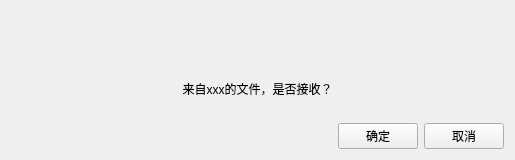
<?xml version="1.0" encoding="UTF-8"?>
<ui version="4.0">
 <class>ReceiveFile</class>
 <widget class="BasicWindow" name="ReceiveFile">
  <property name="geometry">
   <rect>
    <x>0</x>
    <y>0</y>
    <width>515</width>
    <height>160</height>
   </rect>
  </property>
  <property name="windowTitle">
   <string>ReceiveFile</string>
  </property>
  <layout class="QVBoxLayout" name="verticalLayout_2">
   <property name="spacing">
    <number>0</number>
   </property>
   <property name="leftMargin">
    <number>0</number>
   </property>
   <property name="topMargin">
    <number>0</number>
   </property>
   <property name="rightMargin">
    <number>0</number>
   </property>
   <property name="bottomMargin">
    <number>0</number>
   </property>
   <item>
    <widget class="QWidget" name="titleWidget" native="true">
     <property name="sizePolicy">
      <sizepolicy hsizetype="Preferred" vsizetype="Fixed">
       <horstretch>0</horstretch>
       <verstretch>0</verstretch>
      </sizepolicy>
     </property>
     <property name="minimumSize">
      <size>
       <width>0</width>
       <height>50</height>
      </size>
     </property>
     <property name="maximumSize">
      <size>
       <width>16777215</width>
       <height>50</height>
      </size>
     </property>
    </widget>
   </item>
   <item>
    <widget class="QWidget" name="bodyWidget" native="true">
     <property name="bottomskin" stdset="0">
      <bool>true</bool>
     </property>
     <layout class="QVBoxLayout" name="verticalLayout">
      <item>
       <widget class="QLabel" name="label">
        <property name="text">
         <string>来自xxx的文件，是否接收？</string>
        </property>
        <property name="alignment">
         <set>Qt::AlignCenter</set>
        </property>
       </widget>
      </item>
      <item>
       <layout class="QHBoxLayout" name="horizontalLayout">
        <item>
         <spacer name="horizontalSpacer">
          <property name="orientation">
           <enum>Qt::Horizontal</enum>
          </property>
          <property name="sizeHint" stdset="0">
           <size>
            <width>278</width>
            <height>20</height>
           </size>
          </property>
         </spacer>
        </item>
        <item>
         <widget class="QPushButton" name="okBtn">
          <property name="text">
           <string>确定</string>
          </property>
         </widget>
        </item>
        <item>
         <widget class="QPushButton" name="cancelBtn">
          <property name="text">
           <string>取消</string>
          </property>
         </widget>
        </item>
       </layout>
      </item>
     </layout>
    </widget>
   </item>
  </layout>
 </widget>
 <layoutdefault spacing="6" margin="11"/>
 <customwidgets>
  <customwidget>
   <class>BasicWindow</class>
   <extends>QWidget</extends>
   <header>basicwindow.h</header>
   <container>1</container>
  </customwidget>
 </customwidgets>
 <resources/>
 <connections/>
</ui>
